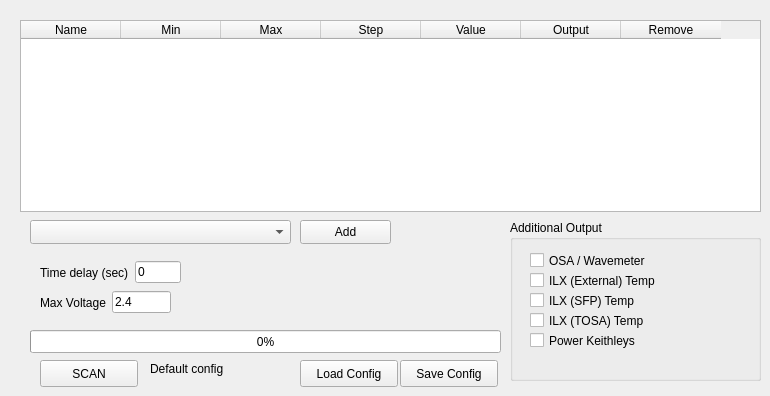
    <widget class="QWidget" name="tab_5">
     <attribute name="title">
      <string>Lambda Sweep</string>
     </attribute>
     <widget class="QTableWidget" name="lambda_table">
      <property name="geometry">
       <rect>
        <x>20</x>
        <y>20</y>
        <width>741</width>
        <height>192</height>
       </rect>
      </property>
      <property name="showGrid">
       <bool>true</bool>
      </property>
      <property name="rowCount">
       <number>0</number>
      </property>
      <property name="columnCount">
       <number>7</number>
      </property>
      <column>
       <property name="text">
        <string>Name</string>
       </property>
      </column>
      <column>
       <property name="text">
        <string>Min</string>
       </property>
      </column>
      <column>
       <property name="text">
        <string>Max</string>
       </property>
      </column>
      <column>
       <property name="text">
        <string>Step</string>
       </property>
      </column>
      <column>
       <property name="text">
        <string>Value</string>
       </property>
      </column>
      <column>
       <property name="text">
        <string>Output</string>
       </property>
      </column>
      <column>
       <property name="text">
        <string>Remove</string>
       </property>
      </column>
     </widget>
     <widget class="QPushButton" name="lambda_load_button">
      <property name="geometry">
       <rect>
        <x>300</x>
        <y>360</y>
        <width>98</width>
        <height>27</height>
       </rect>
      </property>
      <property name="text">
       <string>Load Config</string>
      </property>
     </widget>
     <widget class="QPushButton" name="lambda_scan_button">
      <property name="geometry">
       <rect>
        <x>40</x>
        <y>360</y>
        <width>98</width>
        <height>27</height>
       </rect>
      </property>
      <property name="text">
       <string>SCAN</string>
      </property>
     </widget>
     <widget class="QProgressBar" name="lambda_progress">
      <property name="geometry">
       <rect>
        <x>30</x>
        <y>330</y>
        <width>471</width>
        <height>23</height>
       </rect>
      </property>
      <property name="value">
       <number>0</number>
      </property>
     </widget>
     <widget class="QLabel" name="lambda_config_file_label">
      <property name="geometry">
       <rect>
        <x>150</x>
        <y>360</y>
        <width>191</width>
        <height>17</height>
       </rect>
      </property>
      <property name="text">
       <string>Default config</string>
      </property>
     </widget>
     <widget class="QPushButton" name="lambda_save_button">
      <property name="geometry">
       <rect>
        <x>400</x>
        <y>360</y>
        <width>98</width>
        <height>27</height>
       </rect>
      </property>
      <property name="text">
       <string>Save Config</string>
      </property>
     </widget>
     <widget class="QComboBox" name="lambda_add_combo">
      <property name="geometry">
       <rect>
        <x>30</x>
        <y>220</y>
        <width>261</width>
        <height>24</height>
       </rect>
      </property>
     </widget>
     <widget class="QPushButton" name="lambda_add_button">
      <property name="geometry">
       <rect>
        <x>300</x>
        <y>220</y>
        <width>91</width>
        <height>24</height>
       </rect>
      </property>
      <property name="text">
       <string>Add</string>
      </property>
     </widget>
     <widget class="QGroupBox" name="groupBox_8">
      <property name="geometry">
       <rect>
        <x>510</x>
        <y>220</y>
        <width>251</width>
        <height>161</height>
       </rect>
      </property>
      <property name="title">
       <string>Additional Output</string>
      </property>
      <widget class="QCheckBox" name="lambda_osa_check">
       <property name="geometry">
        <rect>
         <x>20</x>
         <y>30</y>
         <width>131</width>
         <height>21</height>
        </rect>
       </property>
       <property name="text">
        <string>OSA / Wavemeter</string>
       </property>
      </widget>
      <widget class="QCheckBox" name="lambda_ilx_external_temp_check">
       <property name="enabled">
        <bool>true</bool>
       </property>
       <property name="geometry">
        <rect>
         <x>20</x>
         <y>50</y>
         <width>141</width>
         <height>21</height>
        </rect>
       </property>
       <property name="text">
        <string>ILX (External) Temp</string>
       </property>
      </widget>
      <widget class="QCheckBox" name="lambda_keithleys_check">
       <property name="geometry">
        <rect>
         <x>20</x>
         <y>110</y>
         <width>131</width>
         <height>21</height>
        </rect>
       </property>
       <property name="text">
        <string>Power Keithleys</string>
       </property>
      </widget>
      <widget class="QCheckBox" name="lambda_ilx_sfp_temp_check">
       <property name="enabled">
        <bool>true</bool>
       </property>
       <property name="geometry">
        <rect>
         <x>20</x>
         <y>70</y>
         <width>131</width>
         <height>21</height>
        </rect>
       </property>
       <property name="text">
        <string>ILX (SFP) Temp</string>
       </property>
      </widget>
      <widget class="QCheckBox" name="lambda_ilx_tosa_temp_check">
       <property name="enabled">
        <bool>true</bool>
       </property>
       <property name="geometry">
        <rect>
         <x>20</x>
         <y>90</y>
         <width>131</width>
         <height>21</height>
        </rect>
       </property>
       <property name="text">
        <string>ILX (TOSA) Temp</string>
       </property>
      </widget>
     </widget>
     <widget class="QWidget" name="layoutWidget">
      <property name="geometry">
       <rect>
        <x>40</x>
        <y>260</y>
        <width>141</width>
        <height>25</height>
       </rect>
      </property>
      <layout class="QHBoxLayout" name="horizontalLayout_6">
       <item>
        <widget class="QLabel" name="label_6">
         <property name="text">
          <string>Time delay (sec)</string>
         </property>
        </widget>
       </item>
       <item>
        <widget class="QLineEdit" name="lambda_time_delay">
         <property name="text">
          <string>0</string>
         </property>
        </widget>
       </item>
      </layout>
     </widget>
     <widget class="QWidget" name="layoutWidget">
      <property name="geometry">
       <rect>
        <x>40</x>
        <y>290</y>
        <width>131</width>
        <height>25</height>
       </rect>
      </property>
      <layout class="QHBoxLayout" name="horizontalLayout_7">
       <item>
        <widget class="QLabel" name="label_13">
         <property name="text">
          <string>Max Voltage</string>
         </property>
        </widget>
       </item>
       <item>
        <widget class="QLineEdit" name="lambda_voltage_max">
         <property name="text">
          <string>2.4</string>
         </property>
        </widget>
       </item>
      </layout>
     </widget>
    </widget>
